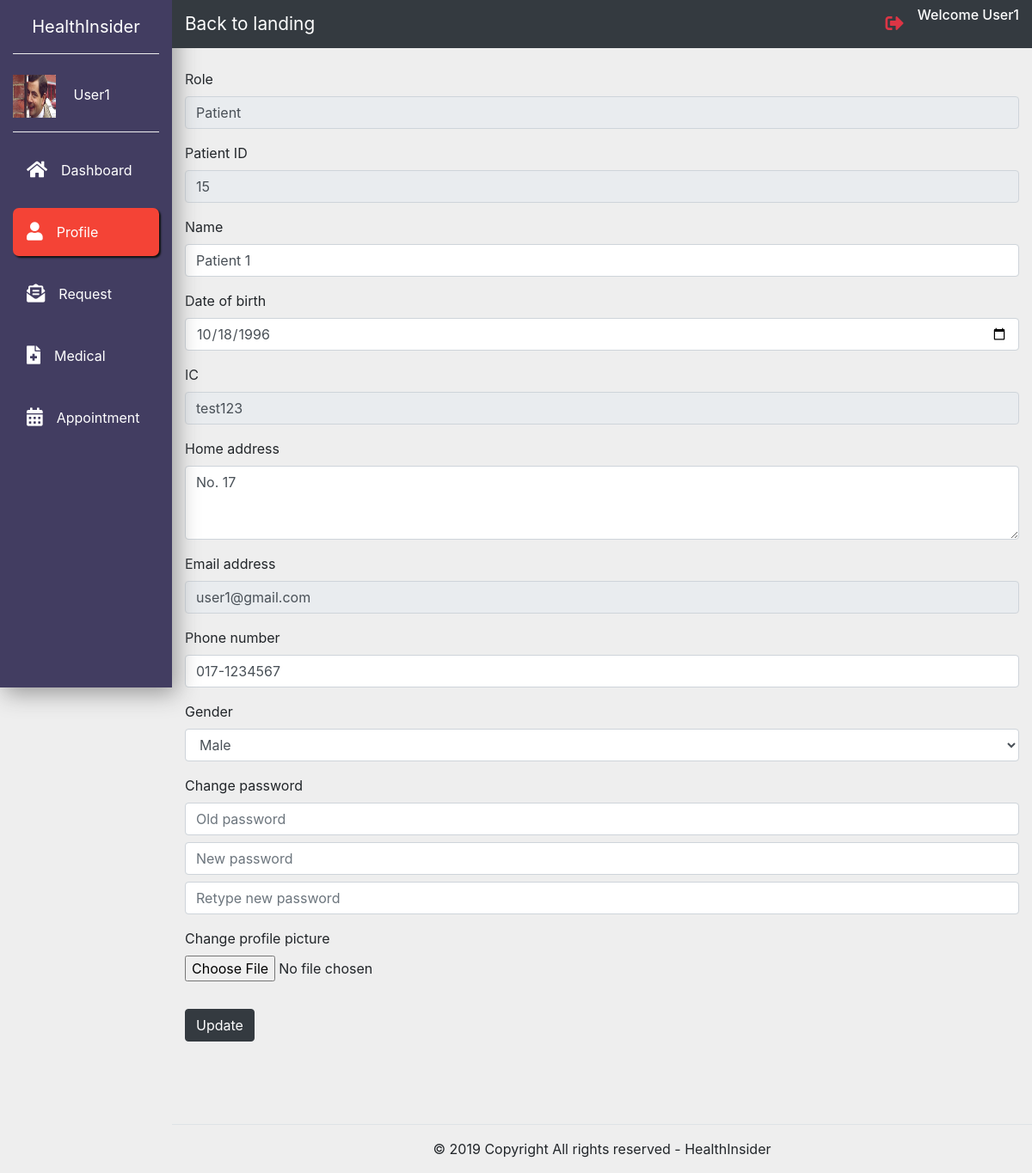
/db_patient_profile.php (signed in), run on the app's committed database.
### tables this page shows
CREATE TABLE `users` (
  `USER_ID` int(11) NOT NULL,
  `EMAIL` varchar(100) NOT NULL,
  `PW` text NOT NULL,
  `STAFF_ID` int(11) DEFAULT NULL,
  `PATIENT_ID` int(11) DEFAULT NULL,
  `USERNAME` varchar(40) NOT NULL
);

CREATE TABLE `patient` (
  `PATIENT_ID` int(11) NOT NULL,
  `PATIENT_NAME` varchar(100) NOT NULL,
  `DOB` date DEFAULT NULL,
  `NRIC` varchar(40) NOT NULL,
  `ADDR` varchar(200) NOT NULL,
  `HEIGHT` decimal(3,1) DEFAULT NULL,
  `WEIGHT` decimal(3,1) DEFAULT NULL,
  `LDC` int(11) DEFAULT NULL,
  `SYSTOLIC` int(11) DEFAULT NULL,
  `HEART_RATE` int(11) DEFAULT NULL,
  `WARD_ID` int(11) DEFAULT NULL,
  `PHONE` varchar(11) NOT NULL,
  `GENDER` tinyint(1) NOT NULL,
  `DIASTOLIC` int(11) NOT NULL
);

### check-session.php (called while the page is built, shortened)
<?php
include("database-conf.php");
$user_check = $_SESSION['ID'];
$result1 = $conn->query("SELECT username FROM users WHERE USER_ID  = '$user_check' ");
  $row = mysqli_fetch_array($result1,MYSQLI_ASSOC);
  $login_session = $row['username'];
 ?>

### db_patient_profile.php (the view, shortened to what this page needs)
<?php
require("db_patient_header.php");
$sql = "SELECT * FROM PATIENT p JOIN users u WHERE p.PATIENT_ID = u.PATIENT_ID AND u.USER_ID ='$user_check'";
$result = mysqli_query($conn,$sql);
if(mysqli_num_rows($result)){
  $row = mysqli_fetch_assoc($result);
}
?>
 <section>
  <div class="container-fluid">
    <div class="row">
      <div class="col-xl-10 col-lg-9 col-md-8 ml-auto">
        <div class="pt-md-5 mt-md-3 mb-5">
          <form action="<?php echo htmlspecialchars($_SERVER["PHP_SELF"]); ?>" method="POST" enctype="multipart/form-data">
            <div class="form-group">
              <label for="exampleFormControlInput4">Role</label>
              <input type="text" class="form-control" id="exampleFormControlInput4" value="Patient" readonly class="form-control-plaintext">
            </div>
            <div class="form-group">
              <label for="exampleFormControlInput4">Patient ID</label>
              <input type="text" class="form-control" id="exampleFormControlInput4" value=<?php echo $row['PATIENT_ID']; ?> readonly class="form-control-plaintext">
            </div>
            <div class="form-group">
              <label for="exampleFormControlInput1">Name</label>
              <input type="text" class="form-control"  required  name="fullname" id="exampleFormControlInput1" value="<?php echo $row['PATIENT_NAME'];?>">
            </div>
            <div class="form-group">
              <label for="exampleFormControlInput10">Date of birth</label>
              <input type="date" class="form-control" name="dob" id="exampleFormControlInput10" value = "<?php echo $row['DOB']; ?>">
            </div>
            <div class="form-group">
              <label for="exampleFormControlInput10">IC</label>
              <input type="text" class="form-control" readonly id="exampleFormControlInput10" value = "<?php echo $row['NRIC']?>">
            </div>
            <div class="form-group">
              <label for="exampleFormControlTextarea1">Home address</label>
              <textarea class="form-control" id="exampleFormControlTextarea1" required name="address" rows="3" ><?php echo $row['ADDR']?></textarea>
            </div>
            <div class="form-group">
              <label for="exampleFormControlInput2">Email address</label>
              <input type="email" class="form-control" id="exampleFormControlInput2" name="email" readonly value="<?php
              echo $row['EMAIL']?>">
            </div>
            <div class="form-group">
              <label for="exampleFormControlInput3">Phone number</label>
              <input type="text" name="phone" class="form-control" id="exampleFormControlInput3" required value="<?php
              echo $row['PHONE']?>">
            </div>
            <div class="form-group">
              <label for="exampleFormControlSelect1">Gender</label>
              <select class="form-control" id="exampleFormControlSelect1" name="gender">
                <option value='1' <?php echo $row['GENDER']==1 ?  "selected" : ""; ?>>Male </option>
              </select>
            </div>
            <div class="form-group">
              <label for="exampleFormControlInput3">Change password</label>
              <input type="password" name="password-old" class="form-control" id="exampleFormControlInput3" placeholder="Old password">
              <input type="password" name="password-new1" class="form-control mt-2" id="exampleFormControlInput3" placeholder="New password">
              <input type="password" name="password-new2" class="form-control mt-2" id="exampleFormControlInput3" placeholder="Retype new password">
            </div>
            <div class="form-group">
              <label for="exampleFormControlFile1">Change profile picture</label>
              <input type="file" name="file" class="form-control-file" id="exampleFormControlFile1">
            </div>
            <button type="submit" name="submit-profile" class="btn btn-dark mt-3">Update</button>
          </form>
        </div>
      </div>
    </div>
  </div>
</section>
<footer>
  <div class="container-fluid  mt-5">
    <div class="row">
      <div class="col-xl-10 col-lg-9 col-md-8 ml-auto">
        <div class="row border-top pt-3">
          <div class="col text-center">
            <p>&copy; 2019 Copyright All rights reserved - HealthInsider</p>
          </div>
        </div>
      </div>
    </div>
  </div>
</footer>
</body>
</html>

### db_patient_header.php (shortened to what this page needs)
<?php
include('check-session.php');
$page = $_SESSION['page'];
 ?>
<!doctype html>
<html lang="en">
<head>
  <link rel="stylesheet" href="https://stackpath.bootstrapcdn.com/bootstrap/4.3.1/css/bootstrap.min.css">
  <link rel="stylesheet" href="css\db_index.css">
  <link rel="stylesheet" href="https://use.fontawesome.com/releases/v5.8.1/css/all.css">
    <link href='fullcalendar/core/main.css' rel='stylesheet'/>
    <link href='fullcalendar/daygrid/main.css' rel='stylesheet'/>
    <link href='fullcalendar/timegrid/main.css' rel='stylesheet'/>
</head>
<body>
  <nav class="navbar navbar-expand-md navbar-light">
    <div class="collapse navbar-collapse" id="myNavbar">
      <div class="container-fluid">
        <div class="row">
          <div class="col-xl-2 col-lg-3 col-md-4 sidebar fixed-top">
            <a href="#" class="navbar-brand text-white d-block mx-auto text-center py-3 mb-4 bottom-border">HealthInsider</a>
            <div class="bottom-border pb-3">
              <img src="<?php
              $allowed = array('jpg','jpeg','png');
              $exist = 0;
              foreach($allowed as $key){
                if(file_exists("uploads/".$user_check.".".$key)){
                  echo "uploads/".$user_check.".".$key;
                  $exist = 1;
                }
              }
              if($exist == 0){
                echo "images/man.png";
              }
              ?>
              " width="50px" height="50px" class="mr-3">
              <a href="#" class="text-white"><?php echo $login_session ?></a>
            </div>
            <ul class="navbar-nav flex-column mt-3">
              <li class="nav-item"><a href="db_patient_index.php" class="nav-link text-white p-3 mb-3 <?php if($page=="dashboard"){
                echo "current";
              }else{
                echo "sidebar-link";
              } ?>">
                <i class="fas fa-home fa-lg mr-3"></i>Dashboard</a>
              </li>
              <li class="nav-item"><a href="db_patient_profile.php" class="nav-link text-white p-3 mb-3 <?php if($page=="profile"){
                echo "current";
              }else{
                echo "sidebar-link";
              } ?>">
                <i class="fas fa-user fa-lg mr-3"></i>Profile</a>
              </li>
              <li class="nav-item"><a href="db_patient_request.php" class="nav-link text-white p-3 mb-3 <?php if($page=="request"){
                echo "current";
              }else{
                echo "sidebar-link";
              } ?>">
                <i class="fas fa-envelope-open-text fa-lg mr-3"></i>Request</a>
              </li>
              <li class="nav-item"><a href="db_patient_medical.php" class="nav-link text-white p-3 mb-3 <?php if($page=="medical"){
                echo "current";
              }else{
                echo "sidebar-link";
              } ?>">
                <i class="fas fa-file-medical fa-lg mr-3"></i>Medical</a>
              </li>
              <li class="nav-item"><a href="db_patient_appointment.php" class="nav-link text-white p-3 mb-3 <?php if($page=="appointment"){
                echo "current";
              }else{
                echo "sidebar-link";
              } ?>">
                <i class="fas fa-calendar-alt fa-lg mr-3"></i>Appointment</a>
              </li>
            </ul>
          </div>
          <div class="col-xl-10 col-md-8 col-lg-9 ml-auto bg-dark fixed-top py-2 top-navbar">
            <div class="row align-items-center">
              <div class="col-6 col-md-5">
                <a class="back-landing light-color"href="index.php">Back to landing</a>
              </div>
              <div class="col-6 col-md-7 d-flex flex-row-reverse">
                <?php echo "<h6 style='color:white'>Welcome ".$login_session."</h6>"; ?>
                <a class="nav-link"href="#" data-toggle="modal" data-target="#signout"><i class="fas fa-sign-out-alt fa-lg text-danger"></i></a>
              </div>
            </div>
          </div>
        </div>
      </div>
    </div>
  </nav>

### css/db_index.css (style rules this page uses)
.sidebar { height: 100vh; background: #423d61; box-shadow: 5px 7px 25px #999; }
.bottom-border { border-bottom: 1px groove #eee; }
.sidebar-link { transition: all 0.4s; }
body { background-color: #eee; }
.sidebar-link { transition: all 0.5s; }
.current { background-color: #f44336; border-radius: 7px; box-shadow: 2px 2px 2px #111; transition: all 0.3s; }
.light-color { color: #fff; font-size: 1.3em; }

### data on the page
users: USERNAME "User1", PATIENT_ID "15", fullname "Patient 1", dob "10/18/1996", PATIENT_ID.NRIC "test123", address "No. 17", email "user1@gmail.com", phone "017-1234567"
patient: gender "Male"
